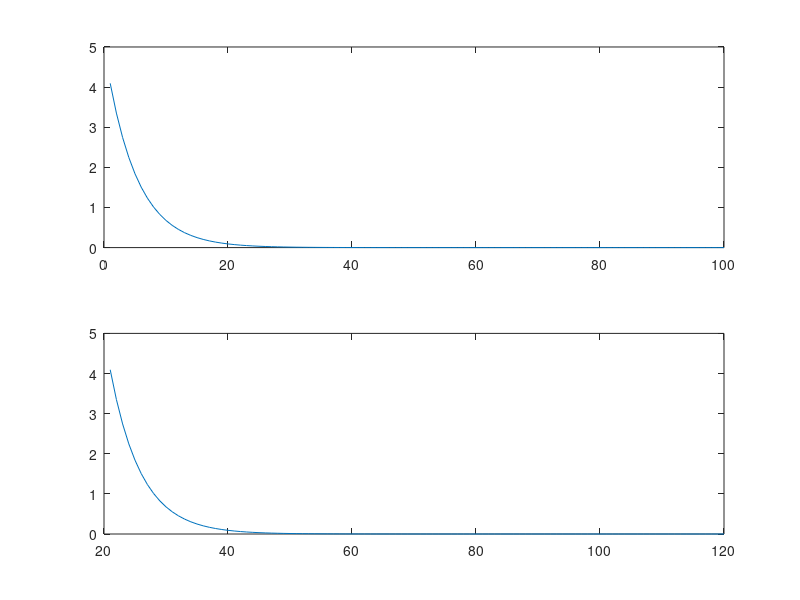

Write the MATLAB code that produced this figure.
clc;
clear all;
n=1:100;

x=5*exp(-0.2*n);
subplot(2,1,1);
plot(n,x);
m=n+20;
y=x;

subplot(2,1,2);
plot(m,y)
